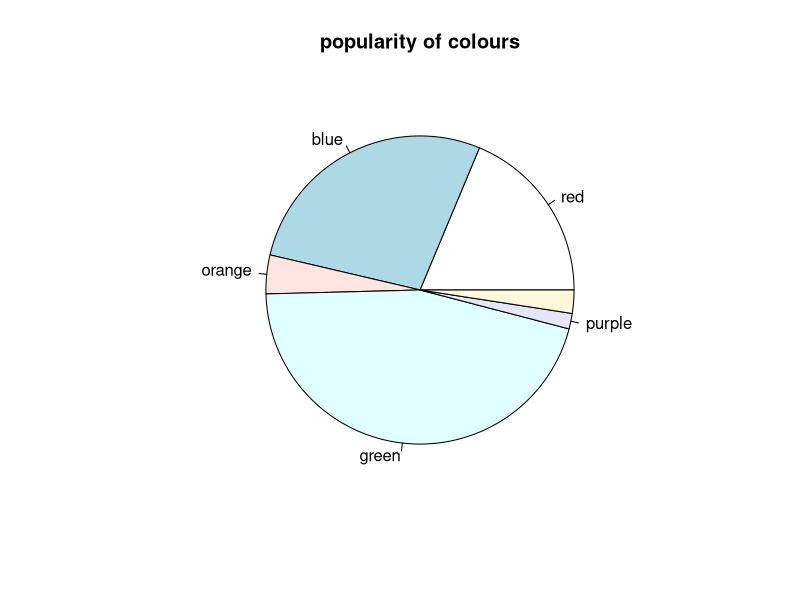

This chart was generated by the following R code:
# this is the program to generate 2d pie using given data
colors<-c("red","blue","orange","green","purple")
val<-c(23,34,5,56,2,3)
pie(val, labels=colors, main="popularity of colours")
# legend()